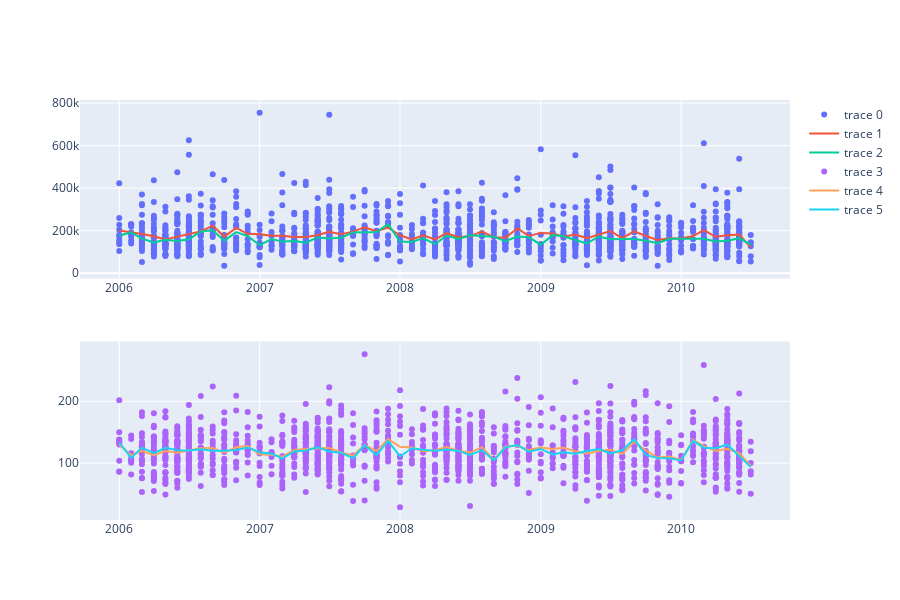

Notebook code for this chart:
### Code cell
fig_eda_2 = make_subplots(rows=2, cols=1)

fig_eda_2.add_trace( go.Scatter(x=price_temporal["date_sold"], y=price_temporal["sale_price"],
                          mode="markers"),
                row=1, col=1)
fig_eda_2.add_trace( go.Scatter(x=price_temporal_ave["date_sold"], y=price_temporal_ave["sale_price"],
                          mode="lines"),
                row=1, col=1)
fig_eda_2.add_trace( go.Scatter(x=price_temporal_med["date_sold"], y=price_temporal_med["sale_price"],
                          mode="lines"),
                row=1, col=1)


fig_eda_2.add_trace( go.Scatter(x=price_temporal["date_sold"], y=price_temporal["price_per_sf"],
                          mode="markers"),
                row=2, col=1)
fig_eda_2.add_trace( go.Scatter(x=price_temporal_ave["date_sold"], y=price_temporal_ave["price_per_sf"],
                          mode="lines"),
                row=2, col=1)
fig_eda_2.add_trace( go.Scatter(x=price_temporal_med["date_sold"], y=price_temporal_med["price_per_sf"],
                          mode="lines"),
                row=2, col=1)

fig_eda_2.update_layout(height=600)
fig_eda_2.show()
